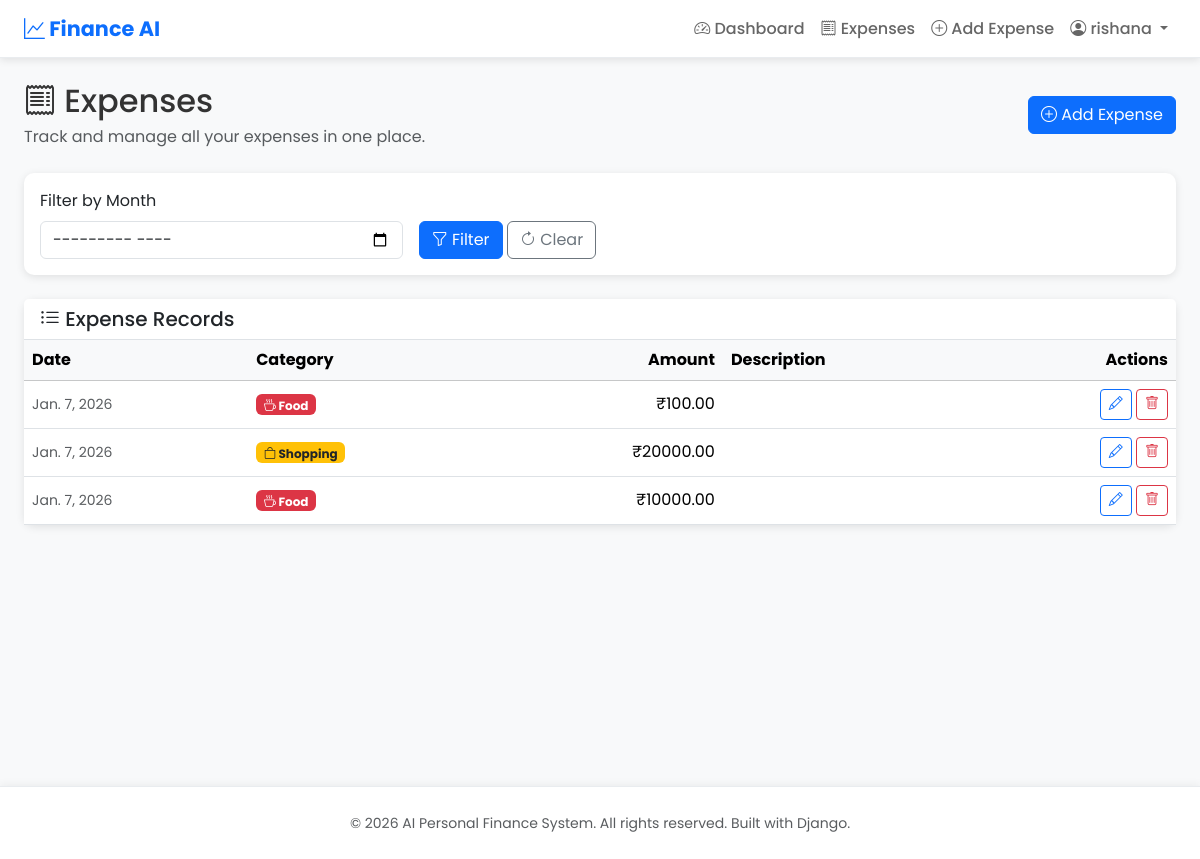
Page /expenses/ (signed in) on the earlier database version.
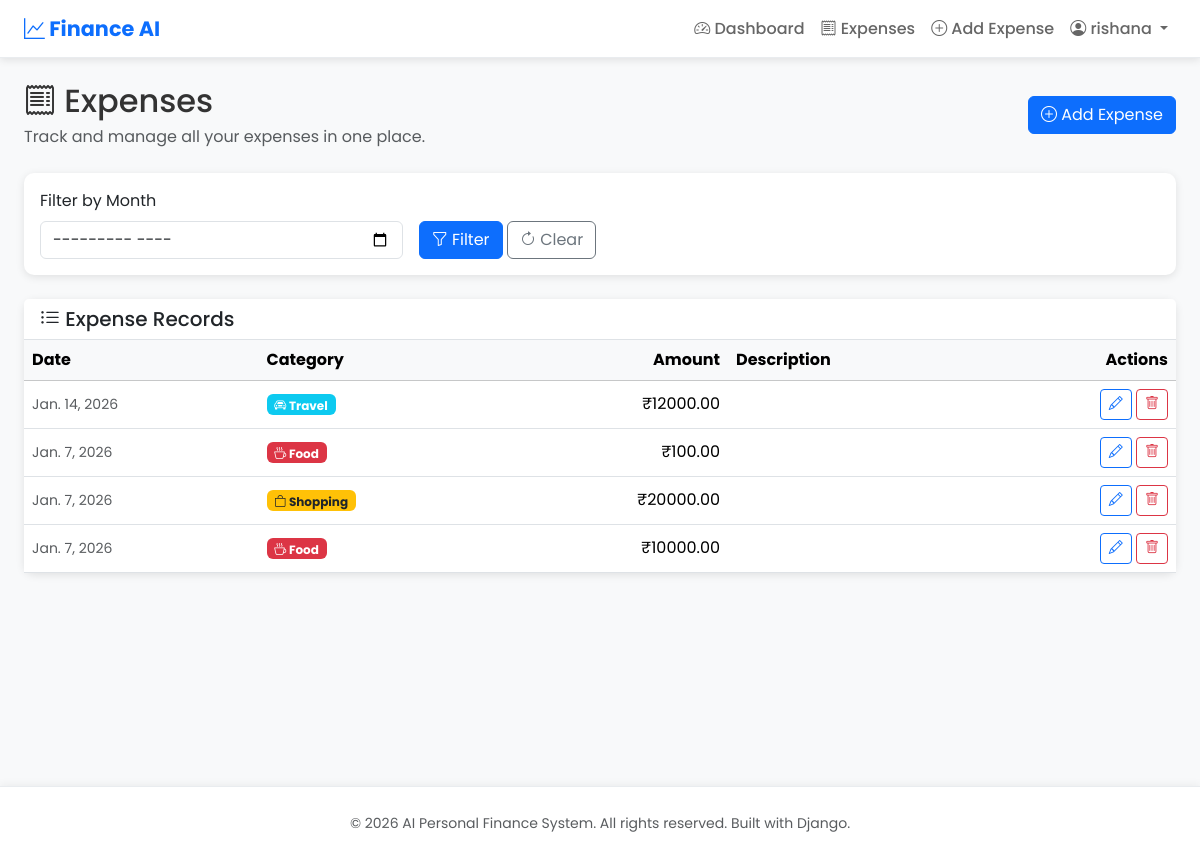
Same page on the later database version.
### expenses/models.py (models this page shows, shortened)
class Expense(models.Model):
	CATEGORY_CHOICES = [
		('Food', 'Food'),
		('Travel', 'Travel'),
		('Shopping', 'Shopping'),
		('Bills', 'Bills'),
		('Others', 'Others'),
	]
	user = models.ForeignKey(User, on_delete=models.CASCADE, related_name='expenses')
	category = models.CharField(max_length=20, choices=CATEGORY_CHOICES)
	amount = models.FloatField()
	description = models.TextField(blank=True)
	date = models.DateField(auto_now_add=True)
	class Meta:
		ordering = ['-date', '-id']

### expenses/views.py (the view)
# urls.py: path('expenses/', views.expense_list, name='expense_list'),
@login_required
@user_passes_test(is_regular_user, redirect_field_name=None)
def expense_list(request):
	if request.user.is_staff or request.user.is_superuser:
		return redirect('admin_dashboard')
	form = MonthFilterForm(request.GET or None)
	qs = Expense.objects.filter(user=request.user)
	selected_month = None
	if form.is_valid() and form.cleaned_data.get('month'):
		selected_month = form.cleaned_data['month']
		qs = qs.filter(date__year=selected_month.year, date__month=selected_month.month)
	context = {
		'expenses': qs.order_by('-date', '-id'),
		'form': form,
		'selected_month': selected_month,
	}
	return render(request, 'expense_list.html', context)

### expenses/forms.py
class MonthFilterForm(forms.Form):
    month = forms.DateField(
        required=False,
        widget=forms.DateInput(attrs={"type": "month", "class": "form-control"}),
        help_text="Filter by month",
    )

### expenses/views.py (called while the page is built)
def is_regular_user(user):
	return not (user.is_staff or user.is_superuser)

### expenses/templates/expense_list.html (shortened to what this page needs)
{% extends 'base.html' %}
{% block content %}
<div class="d-flex justify-content-between align-items-center mb-4">
  <div>
    <h2 class="mb-1"><i class="bi bi-receipt"></i> Expenses</h2>
    <p class="text-muted mb-0">Track and manage all your expenses in one place.</p>
  </div>
  <a class="btn btn-primary fw-600" href="/expenses/add/"><i class="bi bi-plus-circle"></i> Add Expense</a>
</div>
<div class="card mb-4">
  <div class="card-body">
    <form method="get" class="row g-3 align-items-end">
      <div class="col-md-4">
        <label class="form-label fw-600">Filter by Month</label>
        {{ form.month }}
      </div>
      <div class="col-md-auto">
        <button class="btn btn-primary" type="submit"><i class="bi bi-funnel"></i> Filter</button>
        <a class="btn btn-outline-secondary" href="/expenses/"><i class="bi bi-arrow-clockwise"></i> Clear</a>
      </div>
    </form>
  </div>
</div>
<div class="card">
  <div class="card-header bg-white border-bottom">
    <h5 class="mb-0"><i class="bi bi-list-ul"></i> Expense Records</h5>
  </div>
  <div class="card-body p-0">
    <div class="table-responsive">
      <table class="table table-hover align-middle mb-0">
        <thead class="table-light">
          <tr>
            <th>Date</th>
            <th>Category</th>
            <th class="text-end">Amount</th>
            <th>Description</th>
            <th class="text-end">Actions</th>
          </tr>
        </thead>
        <tbody>
          {% for e in expenses %}
          <tr>
            <td><small class="text-muted">{{ e.date }}</small></td>
            <td>
              <span class="badge {% if e.category == 'Food' %}bg-danger{% elif e.category == 'Travel' %}bg-info{% elif e.category == 'Shopping' %}bg-warning text-dark{% elif e.category == 'Bills' %}bg-danger{% else %}bg-secondary{% endif %}">
                <i class="bi bi-{% if e.category == 'Food' %}cup-hot{% elif e.category == 'Travel' %}car-front{% elif e.category == 'Shopping' %}bag{% elif e.category == 'Bills' %}credit-card{% else %}tag{% endif %}"></i>
                {{ e.category }}
              </span>
            </td>
            <td class="text-end fw-600">₹{{ e.amount|floatformat:2 }}</td>
            <td><small>{{ e.description|truncatewords:10 }}</small></td>
            <td class="text-end">
              <a class="btn btn-sm btn-outline-primary" href="/expenses/{{ e.id }}/edit/" title="Edit"><i class="bi bi-pencil"></i></a>
              <form action="/expenses/{{ e.id }}/delete/" method="post" class="d-inline" title="Delete">
                <button class="btn btn-sm btn-outline-danger" onclick="return confirm('Are you sure you want to delete this expense?')" type="submit"><i class="bi bi-trash"></i></button>
              </form>
            </td>
          </tr>
          {% endfor %}
        </tbody>
      </table>
    </div>
  </div>
</div>
{% endblock %}

Differences in the rows shown:
added Expense: date "Jan. 14, 2026", category "Travel", amount "12000.00"
